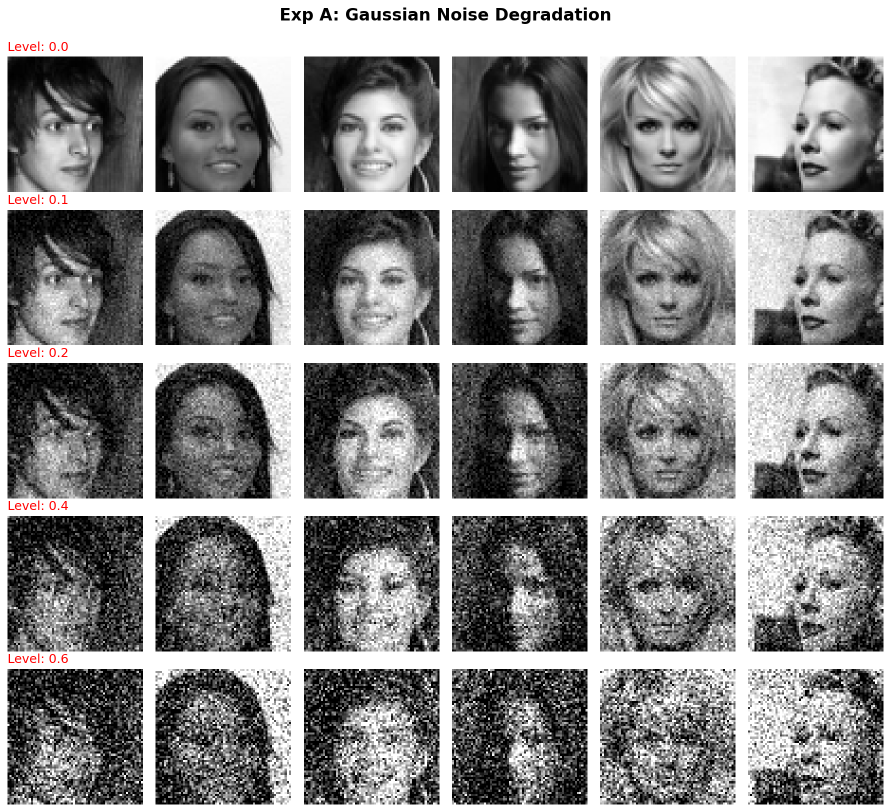
#> input picture metric/A_Gaussian_Noise_Images.png, 1781 x 1624 px (shown at 1/2 size)
$ python -i preprocessing.py   (imports and definitions only)
#> lines starting #> are read from the running program, lines starting #| are printed output that depends on the picture; after the words box and inside, x2 and y2 are one past the last pixel; in counts of white or black regions, pixels touching at a corner belong together
"""图像预处理：灰度化 + 中心裁剪(可选) + resize + 归一化。"""
from __future__ import annotations
import logging
from typing import List, Tuple
import numpy as np
from PIL import Image

logger = logging.getLogger(__name__)

def preprocess_images(
    images: List[np.ndarray],
    target_size: int = 64,
    center_crop: bool = True,  # ★ 新增：默认开启中心裁剪，保护几何流形不被拉伸变形
    crop_size: int = 140,      # ★ 新增：CelebA 业内标准裁剪尺寸
    normalize_range: Tuple[float, float] = (-1.0, 1.0),
) -> np.ndarray:
    """
    批量预处理：RGB → 灰度 → (中心裁剪) → resize → 归一化。

    Returns
    -------
    np.ndarray, shape (N, 1, target_size, target_size), dtype float32
    """
    processed = []
    lo, hi = normalize_range
    for img_np in images:
        # 1. 灰度化
        img = Image.fromarray(img_np).convert("L")

        # 2. ★ 新增逻辑：中心裁剪 (Center Crop) ★
        if center_crop:
            width, height = img.size
            # 计算裁剪框的左上角和右下角坐标
            left = (width - crop_size) / 2
            top = (height - crop_size) / 2
            right = (width + crop_size) / 2
            bottom = (height + crop_size) / 2
            img = img.crop((left, top, right, bottom))

        # 3. 缩放到目标大小 (比如 64x64 或 128x128)
        img = img.resize((target_size, target_size), Image.BICUBIC)

        # 4. 数值归一化
        arr = np.array(img, dtype=np.float32) / 255.0  # 先映射到 [0, 1]
        arr = arr * (hi - lo) + lo                     # 再映射到目标范围 (默认 [-1, 1])

        processed.append(arr[np.newaxis])  # 增加通道维度变为 (1, H, W)

    result = np.stack(processed, axis=0)  # 拼接成批次 (N, 1, H, W)

    # 记录日志，加入了 crop 的状态显示
    logger.info(f"预处理完成: shape={result.shape}, crop={center_crop}, range=[{result.min():.2f}, {result.max():.2f}]")

    return result

>>> import cv2
>>> picture = cv2.imread('../../metric/A_Gaussian_Noise_Images.png', cv2.IMREAD_GRAYSCALE)
#> picture: shape (1624, 1781); min 0, max 255, mean 139.1
>>> result = preprocess_images(picture)
#> the loop in preprocess_images, `for img_np in images:` made 1624 passes
#> pass 1, in preprocess_images, `img = img.crop((left, top, right, bottom))`:
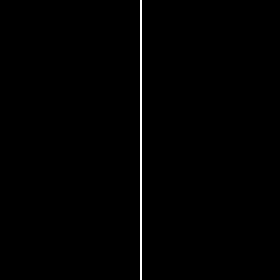
#> img: PIL image 140x140 L (shown 2 times larger); 0.71% white in thin lines or dots, all inside (x1, y1, x2, y2) = (70, 0, 71, 140)
#> after the loop in preprocess_images, `for img_np in images:`: processed = 1624 items
